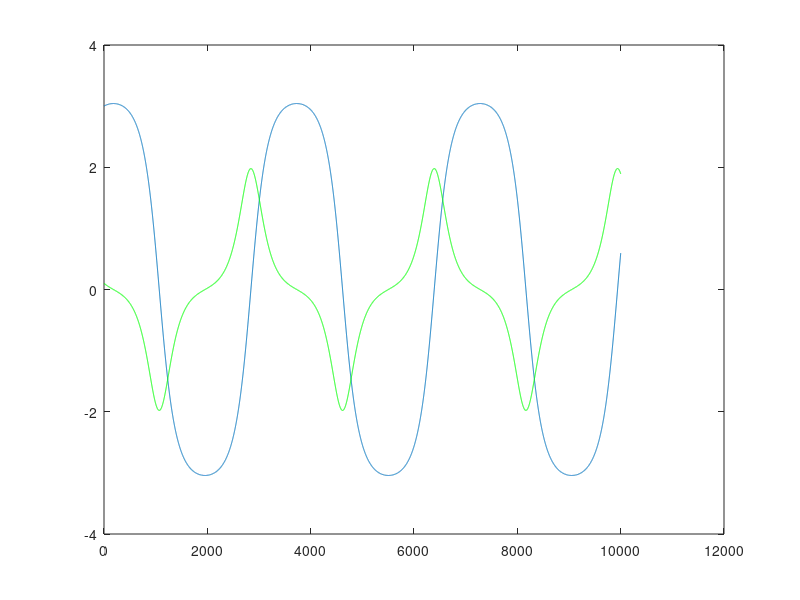

Reproduce this figure in MATLAB.
function rk4
    output = ruk4(0, 0.005, 10000, [3; 0.1], @dampedPendulum);
    figure('Name', 'x1 and x2');
    plot(output(1,:));
    hold on
    plot(output(2,:), 'color', 'green')
    hold off
end

function output = ruk4(tZero, deltaT, n, xZero, fx)
    
    output(:,1) = xZero;
    h = deltaT;
    %t = tZero:h:n/h;
    t = tZero;
    
    for i = 1:n
        
        k1 = h * fx(t, output(:,i));
        k2 = h * fx(t+(t/2), output(:,i)+(k1/2));
        k3 = h * fx(t+(t/2), output(:,i)+(k2/2));
        k4 = h * fx(t, output(:,i)+k3);
    
        output(:,i+1) = output(:,i) + (1/6)*(k1+2*k2+2*k3+k4);
        t = t+h;
    end
end

%Function that calculates the motion of a forced, damped pendulum
function xprime = dampedPendulum(t, x)
%Static values
m = 0.1;
l = 0.1;
beta = 0;
alpha = 0;
A = 0;
g = 9.81;

xprime = [x(2); (A*cos(alpha*t) - beta*l*x(2) - m*g*sin(x(1)))/m*l];
end